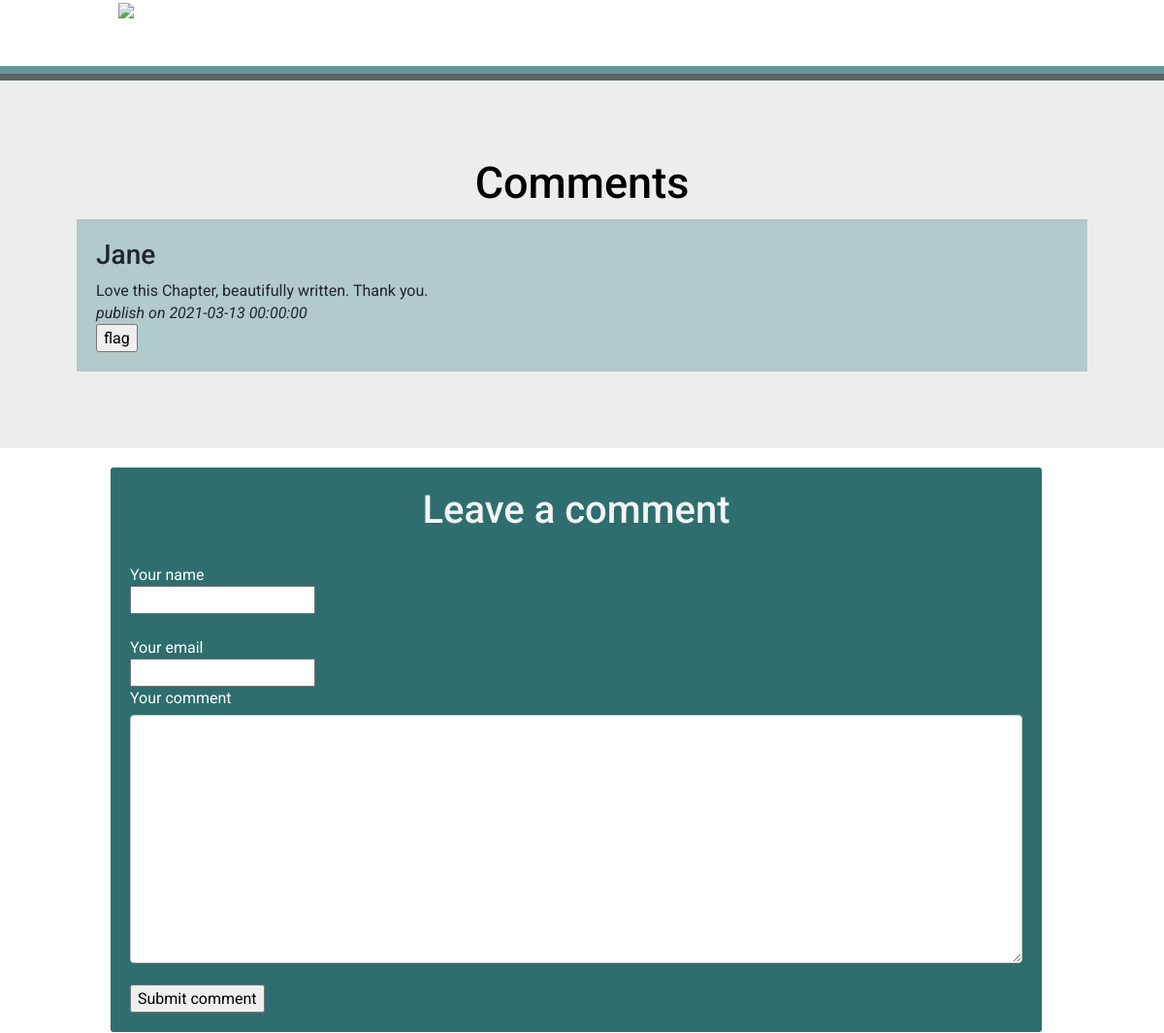
The page /index.php?action=chapter&id=1 (middle part) on the database as committed earlier.
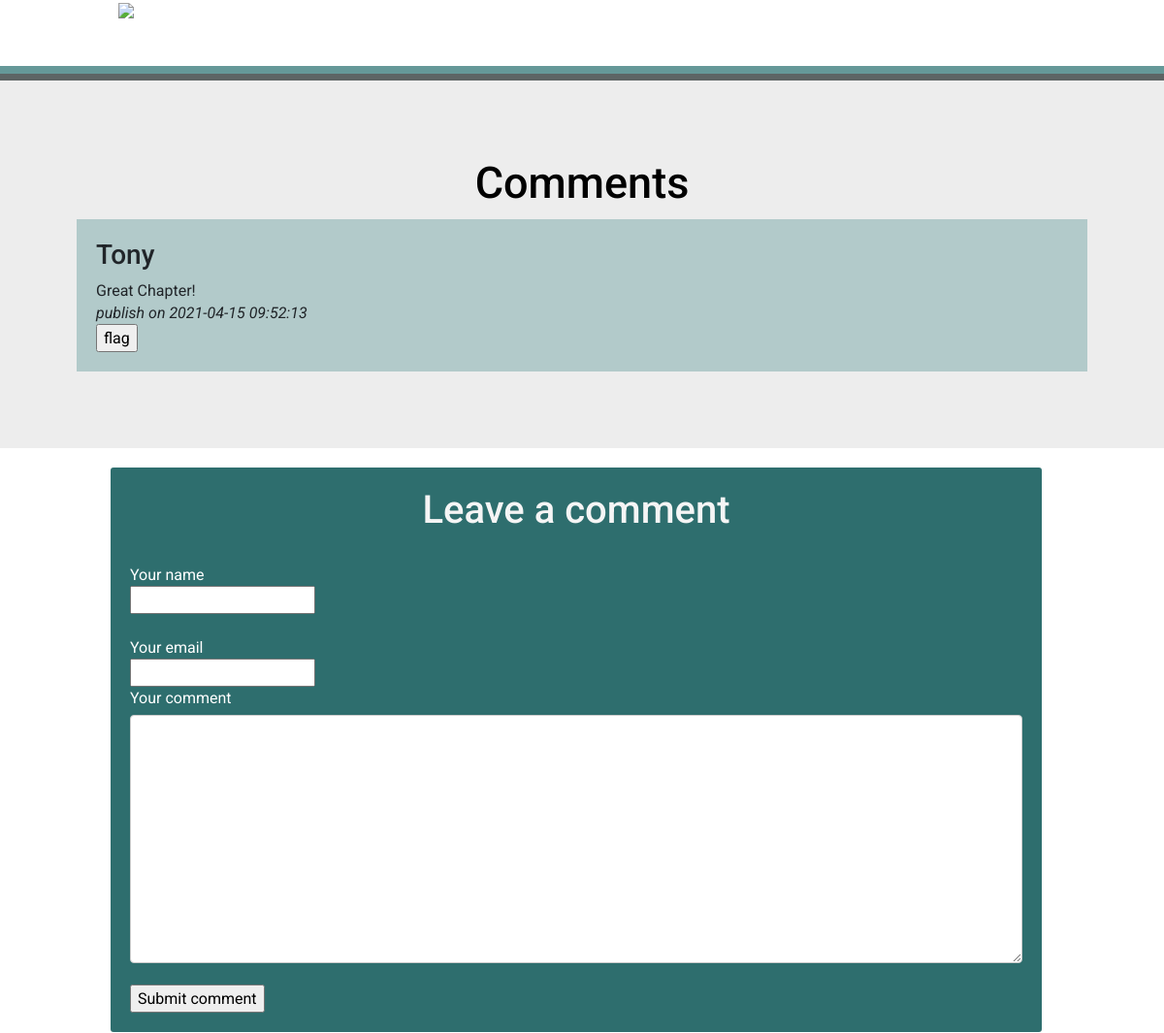
The same page on the database as committed later.
### tables this page shows
CREATE TABLE `comment` (
  `id` int(11) NOT NULL,
  `parent_id` int(11) DEFAULT NULL,
  `chapter_id` int(11) NOT NULL,
  `comment` text NOT NULL,
  `comment_date` datetime NOT NULL,
  `author` text NOT NULL,
  `to_validate` tinyint(1) NOT NULL DEFAULT '1',
  `flag` tinyint(1) NOT NULL DEFAULT '0',
  `validated` tinyint(1) NOT NULL DEFAULT '1',
  `email` text NOT NULL
);

### controllers/frontend/controller.php (called while the page is built, shortened)
<?php
require('models/frontend/ChapterManager.php');
require('models/frontend/contactManager.php');
require('models/frontend/commentManager.php');
function chapter($id)
{
    $chapterManager = new ChapterManagerFrontend();
    $chapter = $chapterManager->getChapter($id);
    $commentManagerFrontend = new CommentManagerFrontend();
    $chapterComments = $commentManagerFrontend->getCommentsForChapter($id);
    require('views/frontend/chapter.php');
}
?>

### models/frontend/ChapterManager.php (called while the page is built, shortened)
<?php
class ChapterManagerFrontend
{
    public function getChapter($id)
    {
        global $db;
        $req = $db->prepare('
            SELECT *
            FROM chapter
            WHERE id = ?
            AND draft = 0
        ');
        $req->execute(array($id));
        $result = $req->fetch();
        return $result;
    }
}
?>

### models/frontend/commentManager.php (called while the page is built, shortened)
<?php
class commentManagerFrontend
{
    public function getCommentsForChapter($chapter_id) {
        global $db;
        $sql = $db->prepare('SELECT * FROM comment WHERE chapter_id = ?');
        $sql->execute(array($chapter_id));
        $comments = $sql->fetchall();
        return $comments;
    }
}
?>

### views/frontend/chapter.php (the view, shortened to what this page needs)
<div class="content">
     <h1><?php echo $chapter['title'] ?></h1><br>
    <?php echo $chapter['body'] ?><br>
    <?php echo $chapter['published_date'] ?><br>
    <img src="/public/images/<?php echo $chapter['image'] ?>" /><br>
</div>
<section id="commentListContent">
    <h2> Comments </h2>
    <?php require 'views/frontend/commentList.php'; ?>
</section>
<div class="commentSection">
    <?php require 'views/frontend/comment.php'; ?>
</div>
<?php require 'views/frontend/template.php'; ?>

### views/frontend/commentList.php (shortened to what this page needs)
<?php foreach ($chapterComments as $comment) { ?>
    <div class="comment_content">
        <h3><?php echo $comment['author'] ?></h3>
        <?php echo $comment['comment'] ?><br>
        <i> publish on
            <?php echo $comment['comment_date'] ?></i>
        <br>
        <form action="index.php?action=flagComment" method="post" class="flagform">
            <input type="submit" value="flag" />
        </form>
    </div>
<?php } ?>

Rows that differ between the two databases and show on the page:
removed comment: author "Jane", comment "Love this Chapter, beautifully written. Thank you.", comment_date "2021-03-13 00:00:00"
added comment: author "Tony", comment "Great Chapter!", comment_date "2021-04-15 09:52:13"
